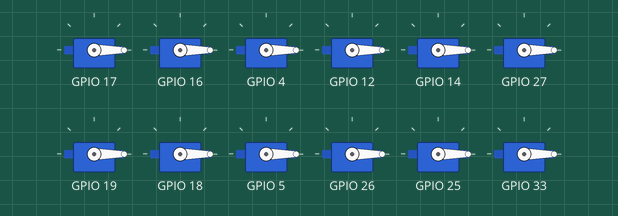
Bench run of a sketch on a simulated ESP32. On the bench: 12 × servo.

Above: at 6.1 s.
At 13.1 s:
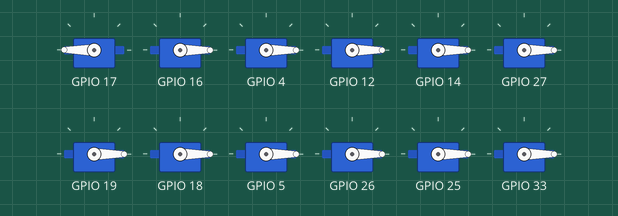
At 14.55 s:
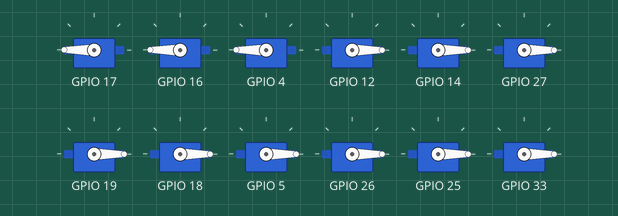
At 16.05 s:
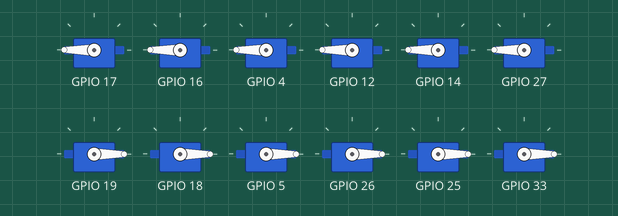
At 17.55 s:
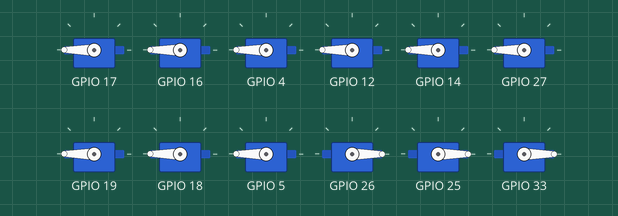
At 19.05 s:
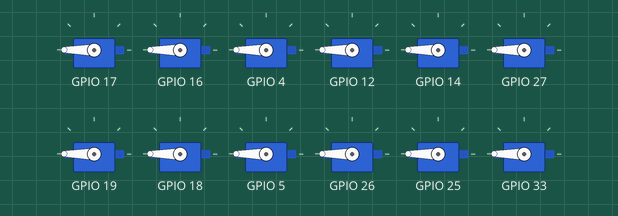
Timing chart, 0 to 23.0 s (numbered marks = the images above):
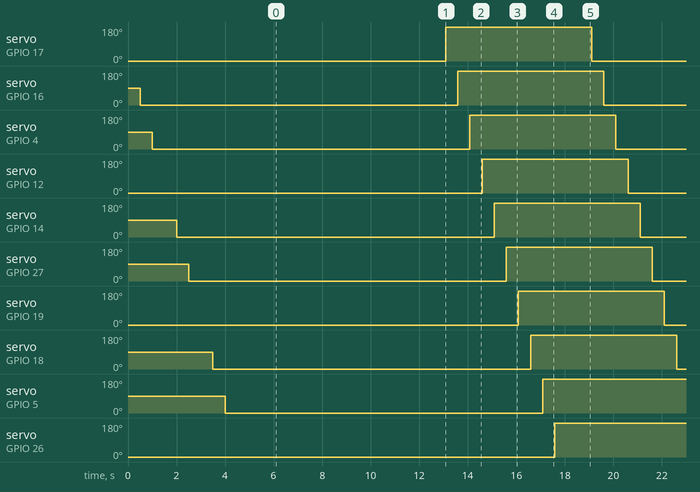

The sketch:

pruebas.ino
```cpp
#include <ESP32Servo.h>
#include <Wire.h>
#include <LiquidCrystal_I2C.h>


Servo top_left_servos[3];
Servo top_right_servos[3];
Servo bot_left_servos[3];
Servo bot_right_servos[3];


void setup_servos(int pin1, int pin2, int pin3, Servo matrix[], int direction) {
    matrix[0].attach(pin1);
    matrix[1].attach(pin2);
    matrix[2].attach(pin3);

    matrix[0].write(direction);
    delay(500);
    matrix[1].write(direction);
    delay(500);
    matrix[2].write(direction);
    delay(500);

}


// set the LCD number of columns and rows
int lcdColumns = 16;
int lcdRows = 2;

// set LCD address, number of columns and rows
// if you don't know your display address, run an I2C scanner sketch
LiquidCrystal_I2C lcd(0x3F, lcdColumns, lcdRows);
byte heart[8] = {
  0b00000,
  0b01010,
  0b11111,
  0b11111,
  0b11111,
  0b01110,
  0b00100,
  0b00000
};


void setup() {

  setup_servos(17, 16, 4, top_left_servos, 0);
  setup_servos(12, 14, 27, top_right_servos, 0);
  setup_servos(19, 18, 5, bot_left_servos, 0);
  setup_servos(26, 25, 33, bot_right_servos, 0);

  // initialize LCD
  lcd.init();
  // turn on LCD backlight
  lcd.backlight();
  lcd.createChar(0, heart);
}

void loop() {
  // set cursor to first column, first row
  lcd.setCursor(0, 0);
  // print message
  lcd.print("192.168.1.30");

  lcd.setCursor(0, 1);
  lcd.print(":8080");

  lcd.setCursor(15, 0);
  lcd.write(0);


  setup_servos(17, 16, 4, top_left_servos, 0);
  setup_servos(12, 14, 27, top_right_servos, 0);
  setup_servos(19, 18, 5, bot_left_servos, 0);
  setup_servos(26, 25, 33, bot_right_servos, 0);

  delay(1000);

  setup_servos(17, 16, 4, top_left_servos, 180);
  setup_servos(12, 14, 27, top_right_servos, 180);
  setup_servos(19, 18, 5, bot_left_servos, 180);
  setup_servos(26, 25, 33, bot_right_servos, 180);


}
```

Measured:
- by itself, servo on GPIO 17, servo on GPIO 12, servo on GPIO 19, servo on GPIO 26: alternates 180° for 6.0 s and 0° for 7.0 s
- by itself, servo on GPIO 16: repeats every 13.0 s: 180° 6.0 s, 0° 7.0 s
- by itself, servo on GPIO 4, servo on GPIO 14, servo on GPIO 27, servo on GPIO 18, servo on GPIO 5, servo on GPIO 25, servo on GPIO 33: goes 0° 13.1 s, 180° 6.0 s, 0° 7.0 s, 180° 6.0 s, then 0°
